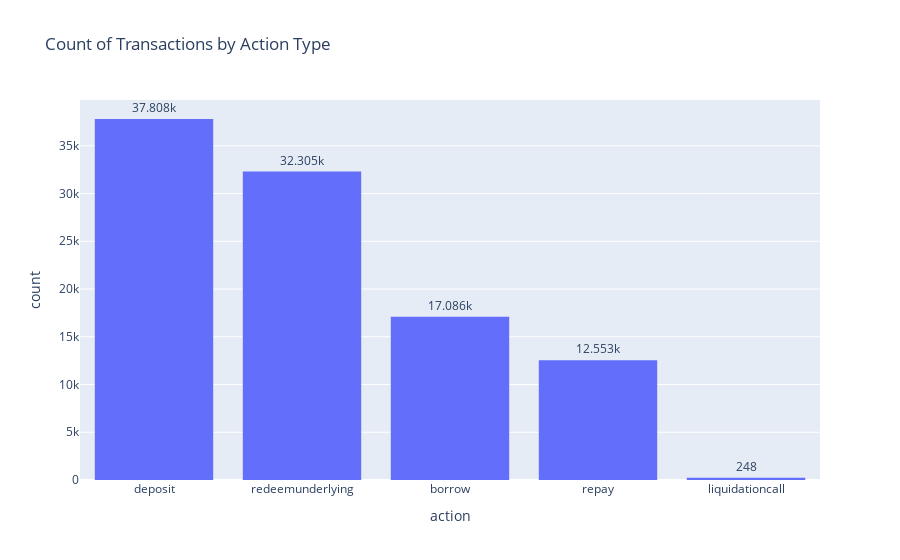

Write notebook code for a chart like this one.
### Markdown cell above
#### Count Transactions By Action

### Code cell
fig = px.histogram(df, x='action', title='Count of Transactions by Action Type', text_auto=True)
fig.update_traces(textposition='outside')
fig.show()

### Figure 1 — Plotly figure (JSON) as saved in the notebook; plotly's stock layout.template omitted (floating-point values rounded to 4 significant figures; data arrays with more than 128 entries replaced by an {"elided": "..."} marker saying what was removed)
{"data": [{"bingroup": "x", "hovertemplate": "action=%{x}<br>count=%{y}<extra></extra>", "legendgroup": "", "marker": {"color": "#636efa", "pattern": {"shape": ""}}, "name": "", "orientation": "v", "showlegend": false, "textposition": "outside", "texttemplate": "%{value}", "type": "histogram", "x": {"elided": "100000 str values"}, "xaxis": "x", "yaxis": "y"}], "layout": {"barmode": "relative", "legend": {"tracegroupgap": 0}, "title": {"text": "Count of Transactions by Action Type"}, "xaxis": {"anchor": "y", "domain": [0, 1], "title": {"text": "action"}}, "yaxis": {"anchor": "x", "domain": [0, 1], "title": {"text": "count"}}}}
